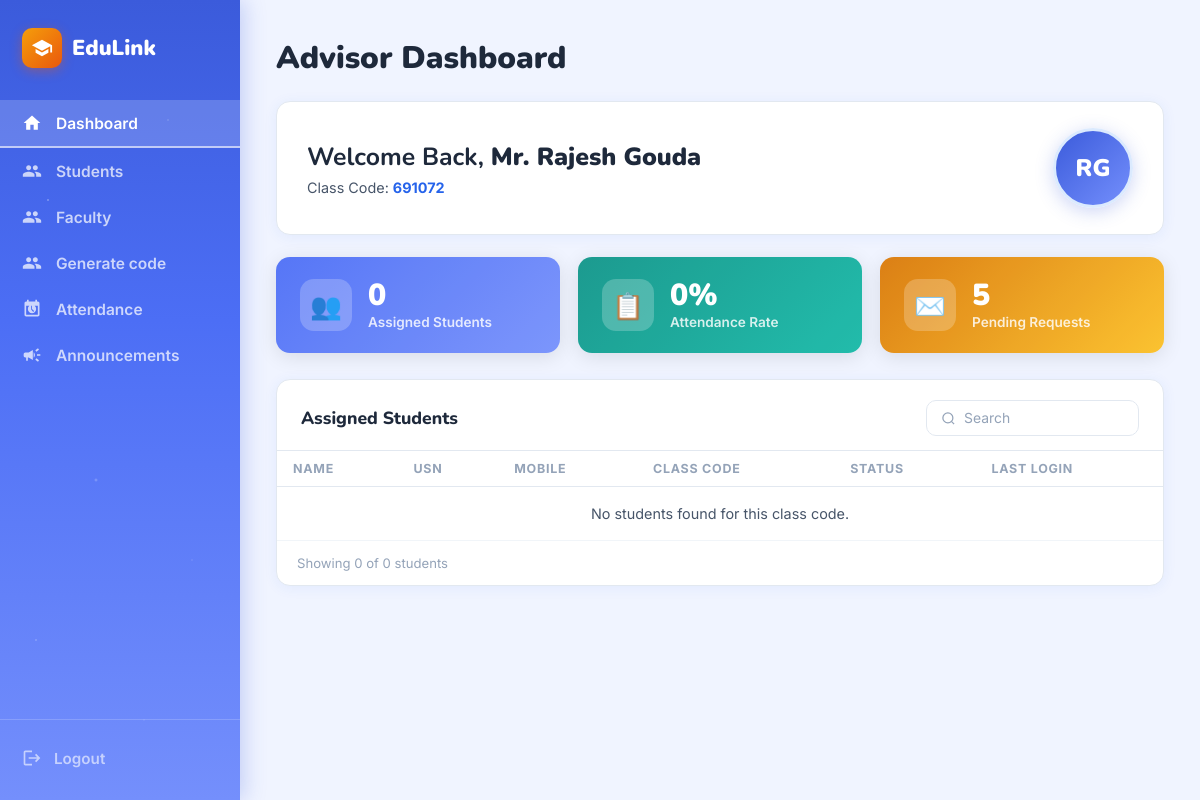
The app's page /advicer/advisor_dashboard/ (signed in), older data.
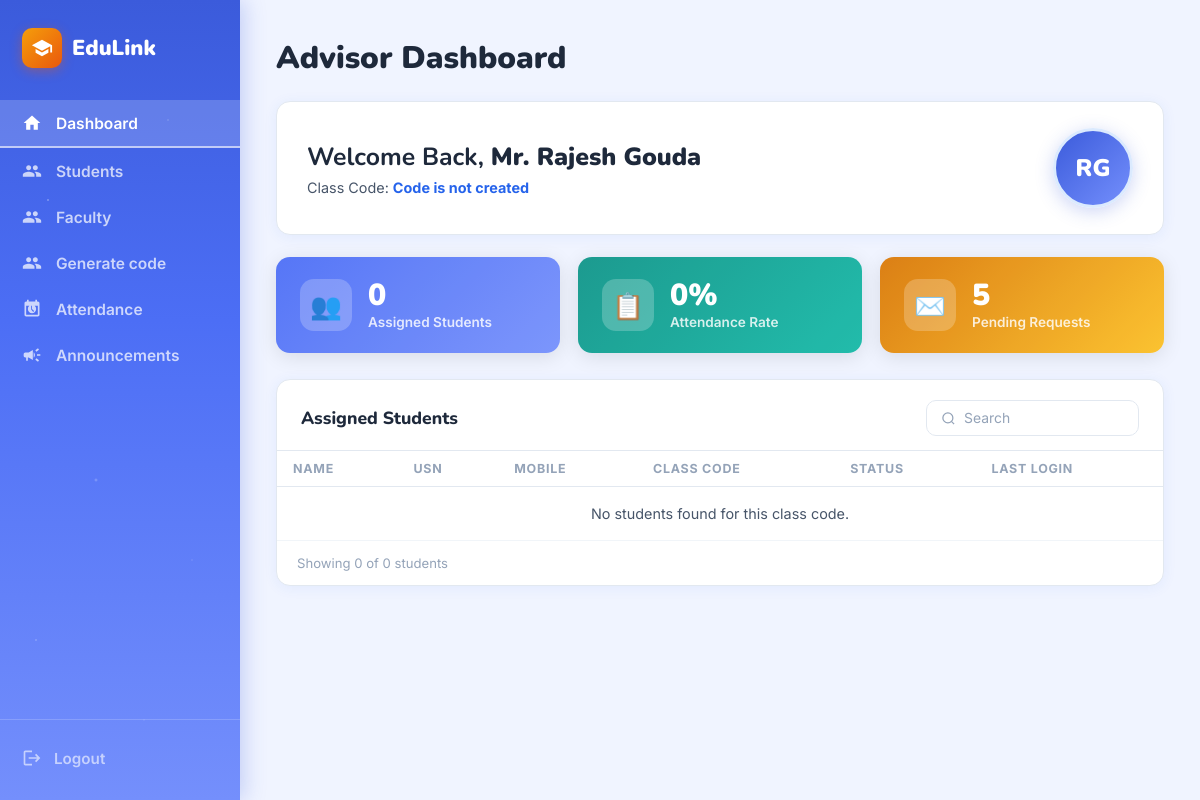
The same page, newer data.
### Advicer/models.py (models this page shows, shortened)
class Classroom(models.Model):
  username=models.ForeignKey(User, on_delete=models.CASCADE, null=True, blank=True, related_name='created_classrooms')
  class_name=models.CharField(max_length=100)
  advisor = models.ForeignKey(
        User,
        on_delete=models.CASCADE,
        limit_choices_to={'role': 'advisor'},
        related_name='assigned_classrooms'
    )
  class_code = models.CharField(max_length=20, unique=True)
  created_at = models.DateTimeField(auto_now_add=True)
  updated_at=models.DateTimeField(auto_now=True)

### Advicer/views.py (the view)
# urls.py: path('advisor_dashboard/',views.advisor_dashboard,name='advisor_dashboard'),
@login_required
def advisor_dashboard(request):
    advisor_classrooms = Classroom.objects.filter(advisor=request.user)
    classroom = advisor_classrooms.last()
    if classroom:
        students = Student.objects.filter(
            class_code=classroom.class_code
        ).select_related('username')
    else:
        students = Student.objects.none()
    students_count = students.count()
    total_attendance = Attendence.objects.filter(
        class_code__in=advisor_classrooms
    ).count()
    present_attendance = Attendence.objects.filter(
        class_code__in=advisor_classrooms,
        is_present=True
    ).count()
    if total_attendance > 0:
        attendance_rate = round((present_attendance / total_attendance) * 100)
    else:
        attendance_rate = 0
    context = {
        'classroom': classroom,
        'students': students,
        'students_count': students_count,
        'assigned_students_count': students_count,
        'attendance_rate': attendance_rate,
        'total_attendance': total_attendance,
        'present_attendance': present_attendance,
    }
    return render(request, 'advisor_dashboard.html', context)

### Advicer/templates/advisor_dashboard.html (shortened to what this page needs)
{% extends "advisor_base.html" %}
{% block nav_dashboard %}active{% endblock %}
{% block content %}
<h1 class="page-title">Advisor Dashboard</h1>
<div class="welcome-card">
  <div class="welcome-text">
    <h2>Welcome Back, <strong>Mr. {{ user.first_name }} {{ user.last_name }}</strong></h2>
    <p>Class Code: <strong>{{ classroom.class_code|default:"Code is not created" }}</strong></p>
  </div>
  <div class="welcome-avatar">
    {{ user.first_name|first }}{{ user.last_name|first }}
  </div>
</div>
<div class="stat-grid">
  <div class="stat-card blue">
    <div class="stat-icon">👥</div>
    <div class="stat-info">
      <div class="num">{{ assigned_students_count }}</div>
      <div class="lbl">Assigned Students</div>
    </div>
  </div>
  <div class="stat-card teal">
    <div class="stat-icon">📋</div>
    <div class="stat-info">
      <div class="num">{{ attendance_rate }}%</div>
      <div class="lbl">Attendance Rate</div>
    </div>
  </div>
  <div class="stat-card orange">
    <div class="stat-icon">✉️</div>
    <div class="stat-info">
      <div class="num">{{ pending_requests|default:"5" }}</div>
      <div class="lbl">Pending Requests</div>
    </div>
  </div>
</div>
<div class="students-card">
  <div class="students-card-header">
    <h3>Assigned Students</h3>
    <div class="search-box">
      <svg viewBox="0 0 24 24" fill="none" stroke="currentColor" stroke-width="2">
        <circle cx="11" cy="11" r="8" />
        <path d="m21 21-4.35-4.35" />
      </svg>
      <input type="text" placeholder="Search" id="stuSearch" oninput="filterStudents(this.value)" autocomplete="off" />
    </div>
  </div>
  <table>
    <thead>
      <tr>
        <th>Name</th>
        <th>USN</th>
        <th>Mobile</th>
        <th>Class Code</th>
        <th>Status</th>
        <th>Last Login</th>
      </tr>
    </thead>
    <tbody id="stuBody">
      {% for student in students %}
      <tr>
        <td><strong>{{ student.username.first_name }} {{ student.username.last_name }}</strong></td>
        <td style="color:var(--text-mid);">{{ student.usn }}</td>
        <td style="color:var(--text-mid);">{{ student.mobile_num }}</td>
        <td style="color:var(--text-mid);">{{ student.class_code }}</td>
        <td>
          <span class="{% if student.username.is_active %}badge-active{% else %}badge-inactive{% endif %}">
            {% if student.username.is_active %}Active{% else %}Inactive{% endif %}
          </span>
        </td>
        <td style="color:var(--text-mid);">
          {% if student.username.last_login %}{{ student.username.last_login|timesince }} ago{% else %}-{% endif %}
        </td>
      </tr>
      {% empty %}
      <tr>
        <td colspan="6" style="text-align:center; color:var(--text-mid); padding:18px;">
          No students found for this class code.
        </td>
      </tr>
      {% endfor %}
    </tbody>
  </table>
  <div class="students-footer">
    <div class="footer-info">
      Showing {{ students|length }} of {{ assigned_students_count }} students
    </div>
  </div>
</div>
{% endblock %}

Row changes from the older to the newer data that the page shows:
removed Classroom: class_code "691072"
Text that changed along with them:
{{ classroom.class_code|default:"Code is not created" }}: (not shown) → "Code is not created"
